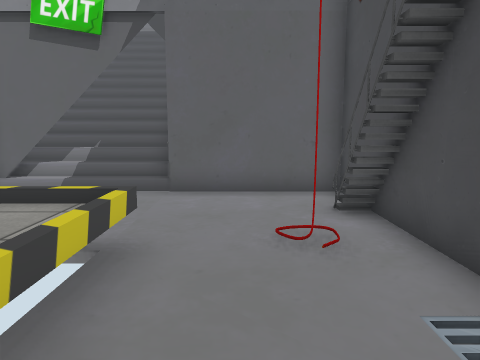
[1] (above)

12 first-person views from a walk through a scene from a Unity 3-D project. The camera is 1.5 m above the floor, tilts 8° down and sees 70° across. The floor is counted in squares, 1 m on a side. Each view is taken from the middle of a square. On the plan, view 1 faces up. The plan holds only what a view shows up to about 16 squares ahead; the rest is blank. The place goes on beyond the plan. The player character is not drawn. Some surface patterns are stand-ins.

[2]
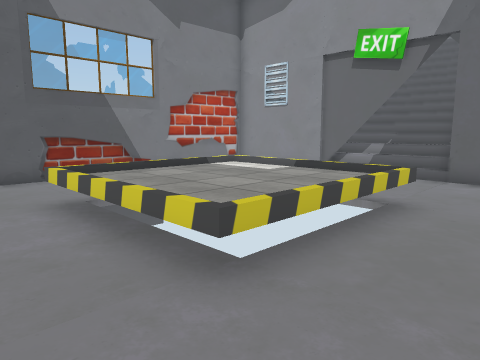

[3]
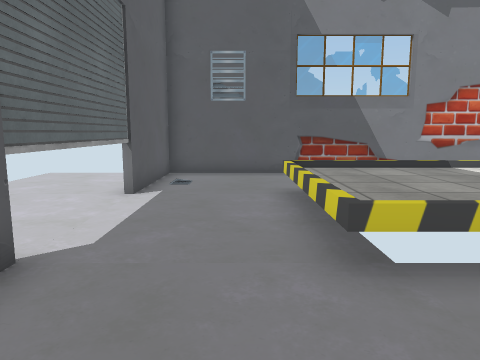

[4]
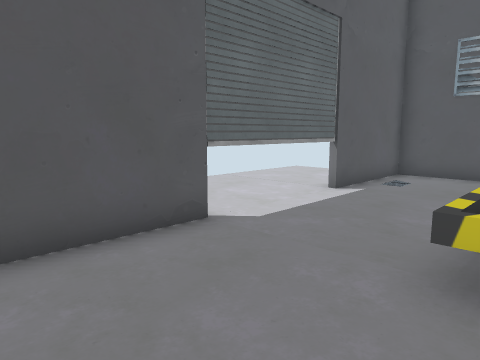

[5]
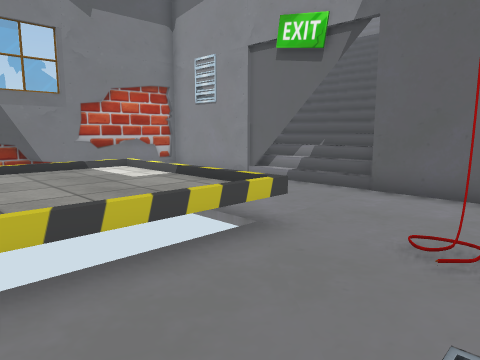

[6]
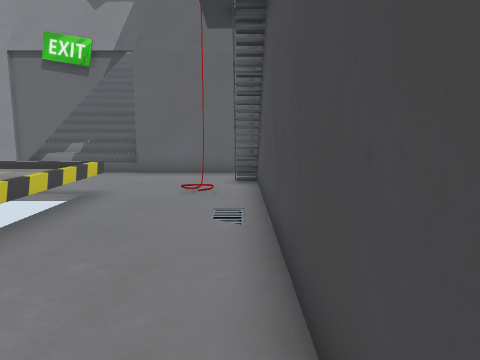

[7]
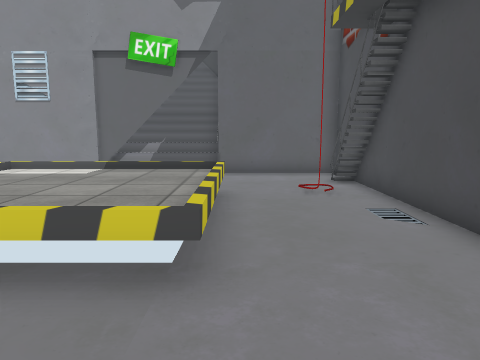

[8]
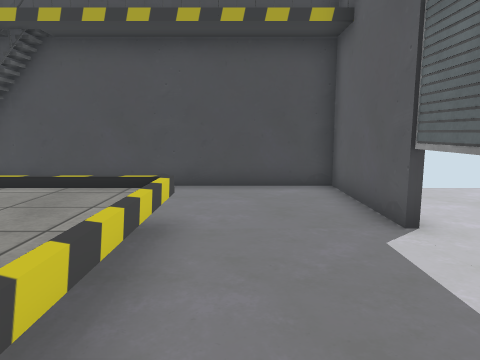

[9]
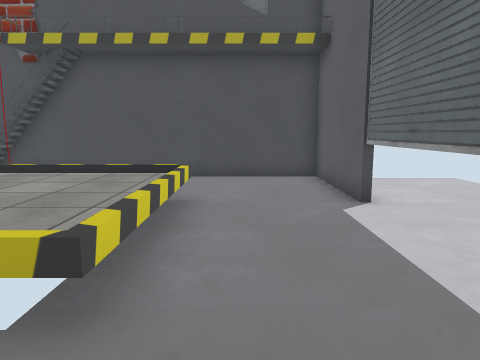

[10]
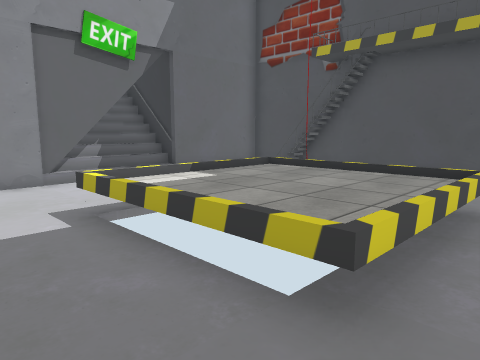

[11]
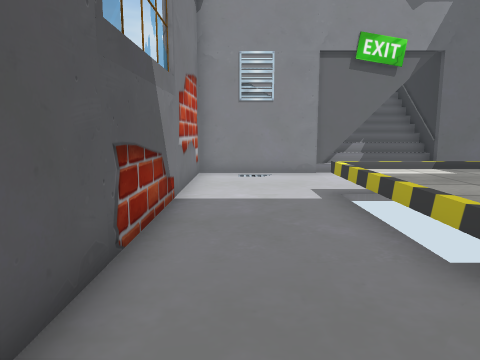

[12]
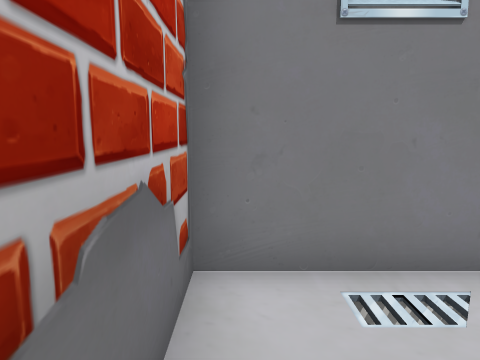

### Floor plan
Key: @ floor where view 1 was taken; # wall or solid block; x gap in a wall; . main floor; - floor 0.75 m lower than the main floor; / step, stairs or slope; = window, fence, low wall or low ledge; ^ raised ledge; v drop or lower ground.
Columns run from 11 left of view 1 to 3 right of it. Each row starts with its distance up from view 1.
 15      ////
 14      ////
 13      ///=#
 12     ##///#
 11     ##///#
 10    ###///#
  9 #######//######
  8 #.-... .......#
  7 #.....  .....=#
  6 #.....  .....^#
  5 #.....  ....#x#
  4 #...^^^^^^....#
  3 #...^^^^^^....#
  2 #...^^^^^^...v#
  1 #...^^^^^^....#
  0 #...^^^^^^.@..#
 -1 #....^^^^^....#
 -2 #.............#
 -3 #.............#
 -4 #.............#
 -5 ###############

Positions as (right, up) in squares from view 1, and headings:
1: (0, 0), facing up
2: (1, -3), facing up-left
3: (2, -2), facing left
4: (2, 0), facing down-left
5: (2, 0), facing up-left
6: (2, -4), facing up
7: (-1, -4), facing up
8: (-7, -2), facing right
9: (-9, -2), facing right
10: (-9, -2), facing up-right
11: (-9, -4), facing up
12: (-10, 5), facing up
